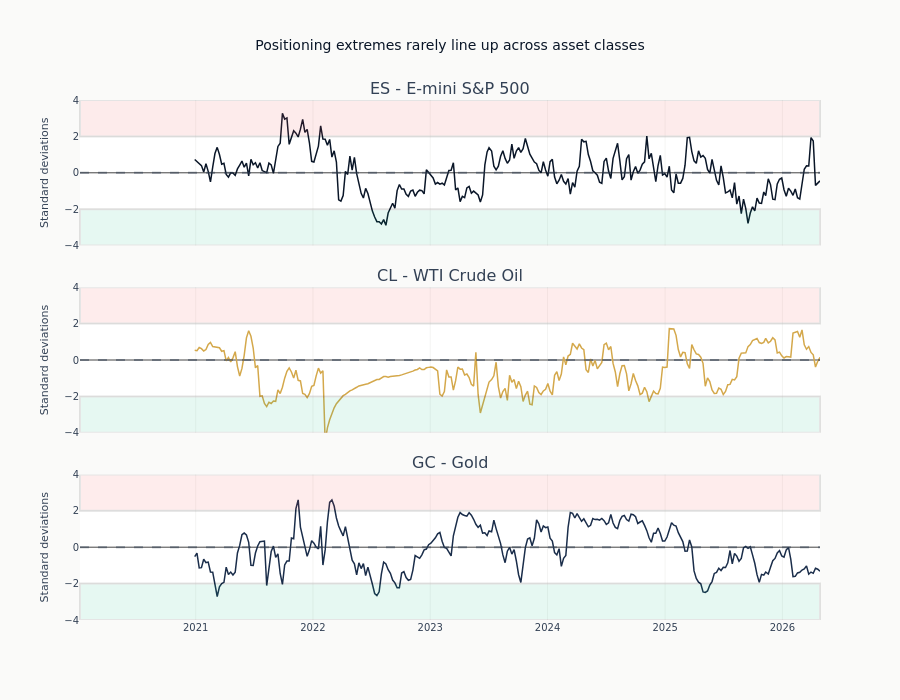

The notebook cell saved with this chart:
### Code cell
fig = make_subplots(
    rows=len(COMPARISON_PRODUCTS),
    cols=1,
    subplot_titles=[
        f"{p} - {PRODUCT_MAPPINGS[p].description}" if p in PRODUCT_MAPPINGS else p
        for p in COMPARISON_PRODUCTS
    ],
    vertical_spacing=0.08,
    shared_xaxes=True,
)
for row, (product, color) in enumerate(
    zip(COMPARISON_PRODUCTS, [COLORS["blue"], COLORS["amber"], COLORS["slate"]], strict=True), 1
):
    frame = scored_products[product].to_pandas()
    fig.add_trace(
        go.Scatter(
            x=frame["report_date"],
            y=frame["speculative_net_zscore"],
            mode="lines",
            line=dict(color=color, width=1.5),
        ),
        row=row,
        col=1,
    )
    fig.add_hrect(y0=EXTREME_Z, y1=4, fillcolor=COLORS["negative"], opacity=0.1, row=row, col=1)
    fig.add_hrect(y0=-4, y1=-EXTREME_Z, fillcolor=COLORS["positive"], opacity=0.1, row=row, col=1)
    fig.add_hline(y=0, line_dash="dash", line_color=COLORS["neutral"], opacity=0.5, row=row, col=1)
fig.update_yaxes(title_text="Standard deviations", range=[-4, 4])
fig.update_layout(
    height=700,
    title="Positioning extremes rarely line up across asset classes",
    showlegend=False,
)
show_plotly_with_alt(
    fig,
    "Three stacked panels sharing a time axis, one per product, each showing the speculative category's positioning z-score with shaded bands beyond plus and minus two. The shaded excursions in the three panels fall in different weeks.",
)

### Figure 1 — Plotly figure (JSON) as saved in the notebook; plotly's stock layout.template omitted (floating-point values rounded to 4 significant figures; data arrays with more than 128 entries replaced by an {"elided": "..."} marker saying what was removed)
{"data": [{"line": {"color": "#0a1628", "width": 1.5}, "mode": "lines", "type": "scatter", "x": {"elided": "330 str values"}, "xaxis": "x", "y": {"elided": "330 float values"}, "yaxis": "y"}, {"line": {"color": "#D4A84B", "width": 1.5}, "mode": "lines", "type": "scatter", "x": {"elided": "330 str values"}, "xaxis": "x2", "y": {"elided": "330 float values"}, "yaxis": "y2"}, {"line": {"color": "#1a2d4a", "width": 1.5}, "mode": "lines", "type": "scatter", "x": {"elided": "330 str values"}, "xaxis": "x3", "y": {"elided": "330 float values"}, "yaxis": "y3"}], "layout": {"annotations": [{"font": {"size": 16}, "showarrow": false, "text": "ES - E-mini S&P 500", "x": 0.5, "xanchor": "center", "xref": "paper", "y": 1.0, "yanchor": "bottom", "yref": "paper"}, {"font": {"size": 16}, "showarrow": false, "text": "CL - WTI Crude Oil", "x": 0.5, "xanchor": "center", "xref": "paper", "y": 0.64, "yanchor": "bottom", "yref": "paper"}, {"font": {"size": 16}, "showarrow": false, "text": "GC - Gold", "x": 0.5, "xanchor": "center", "xref": "paper", "y": 0.28, "yanchor": "bottom", "yref": "paper"}], "height": 700, "shapes": [{"fillcolor": "#ef4444", "opacity": 0.1, "type": "rect", "x0": 0, "x1": 1, "xref": "x domain", "y0": 2.0, "y1": 4, "yref": "y"}, {"fillcolor": "#10b981", "opacity": 0.1, "type": "rect", "x0": 0, "x1": 1, "xref": "x domain", "y0": -4, "y1": -2.0, "yref": "y"}, {"line": {"color": "#334155", "dash": "dash"}, "opacity": 0.5, "type": "line", "x0": 0, "x1": 1, "xref": "x domain", "y0": 0, "y1": 0, "yref": "y"}, {"fillcolor": "#ef4444", "opacity": 0.1, "type": "rect", "x0": 0, "x1": 1, "xref": "x2 domain", "y0": 2.0, "y1": 4, "yref": "y2"}, {"fillcolor": "#10b981", "opacity": 0.1, "type": "rect", "x0": 0, "x1": 1, "xref": "x2 domain", "y0": -4, "y1": -2.0, "yref": "y2"}, {"line": {"color": "#334155", "dash": "dash"}, "opacity": 0.5, "type": "line", "x0": 0, "x1": 1, "xref": "x2 domain", "y0": 0, "y1": 0, "yref": "y2"}, {"fillcolor": "#ef4444", "opacity": 0.1, "type": "rect", "x0": 0, "x1": 1, "xref": "x3 domain", "y0": 2.0, "y1": 4, "yref": "y3"}, {"fillcolor": "#10b981", "opacity": 0.1, "type": "rect", "x0": 0, "x1": 1, "xref": "x3 domain", "y0": -4, "y1": -2.0, "yref": "y3"}, {"line": {"color": "#334155", "dash": "dash"}, "opacity": 0.5, "type": "line", "x0": 0, "x1": 1, "xref": "x3 domain", "y0": 0, "y1": 0, "yref": "y3"}], "showlegend": false, "title": {"text": "Positioning extremes rarely line up across asset classes"}, "xaxis": {"anchor": "y", "domain": [0.0, 1.0], "matches": "x3", "showticklabels": false}, "xaxis2": {"anchor": "y2", "domain": [0.0, 1.0], "matches": "x3", "showticklabels": false}, "xaxis3": {"anchor": "y3", "domain": [0.0, 1.0]}, "yaxis": {"anchor": "x", "domain": [0.72, 1.0], "range": [-4, 4], "title": {"text": "Standard deviations"}}, "yaxis2": {"anchor": "x2", "domain": [0.36, 0.64], "range": [-4, 4], "title": {"text": "Standard deviations"}}, "yaxis3": {"anchor": "x3", "domain": [0.0, 0.28], "range": [-4, 4], "title": {"text": "Standard deviations"}}}}
